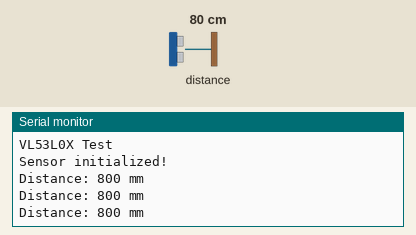
Simulated run of this sketch. Board: ESP8266 (NodeMCU). Shown: the last lines printed to the serial monitor. Inputs (shaded band) come from the test bench; at power-on: distance to the obstacle 80 cm.

Above: at 2.2 s.
2.3 s: distance to the obstacle set to 250 cm
At 3.1 s:
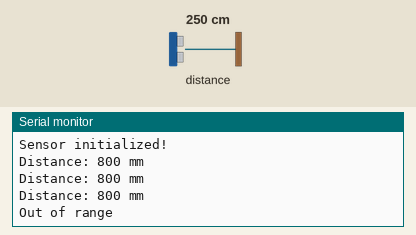
4.6 s: distance to the obstacle set to 2 cm
At 5.2 s:
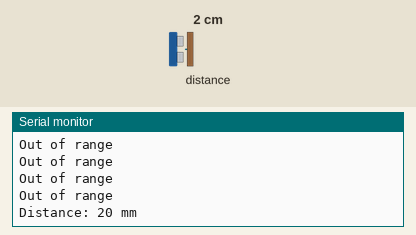

Measured:
- after the input at 2.3 s, the serial monitor: prints a new line after 0.33 s (image 1)
- after the input at 4.6 s, the serial monitor: prints a new line after 0.17 s (image 2)

The sketch:

i2c_scanner.ino
```cpp
#include <Wire.h>
#include <Adafruit_VL53L0X.h>

Adafruit_VL53L0X lox = Adafruit_VL53L0X();

void setup() {
  Serial.begin(115200);
  delay(1000);

  Serial.println("VL53L0X Test");

  // Start I2C (ESP8266 custom pins)
  Wire.begin(D2, D1);

  if (!lox.begin()) {
    Serial.println("Failed to find VL53L0X sensor!");
    while (1);
  }

  Serial.println("Sensor initialized!");
}

void loop() {
  VL53L0X_RangingMeasurementData_t measure;

  lox.rangingTest(&measure, false); // false = no debug

  if (measure.RangeStatus != 4) {  // valid reading
    Serial.print("Distance: ");
    Serial.print(measure.RangeMilliMeter);
    Serial.println(" mm");
  } else {
    Serial.println("Out of range");
  }

  delay(500);
}
```
